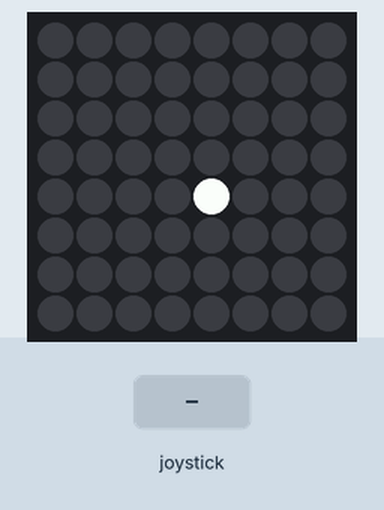
This program was run on a simulated Raspberry Pi (BCM pin numbers) with a Sense HAT. On the bench: the Sense HAT's 8×8 RGB LED matrix. The test bench sets the inputs (shaded band).

Above: at 1.2 s.
1.3 s: joystick pushed up
At 1.9 s:
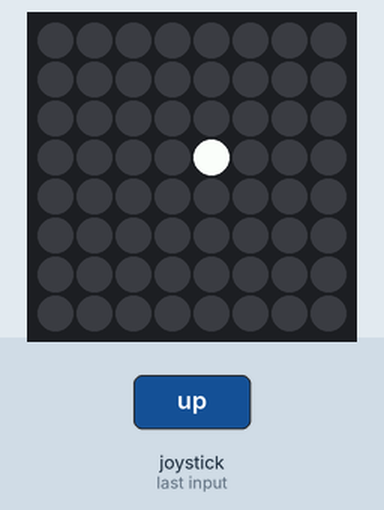
2.8 s: joystick pushed left
At 4.0 s:
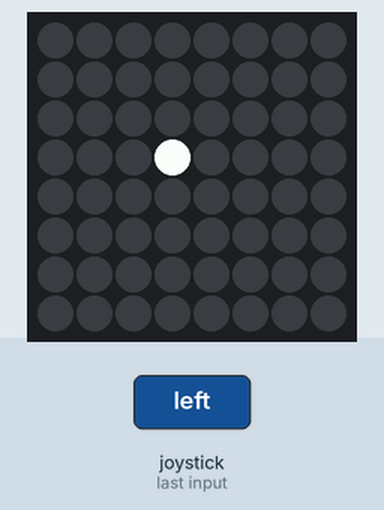
4.3 s: joystick pushed down
At 5.4 s:
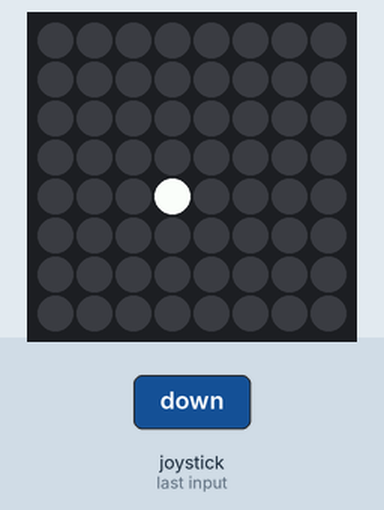
5.8 s: joystick pushed down
At 6.5 s:
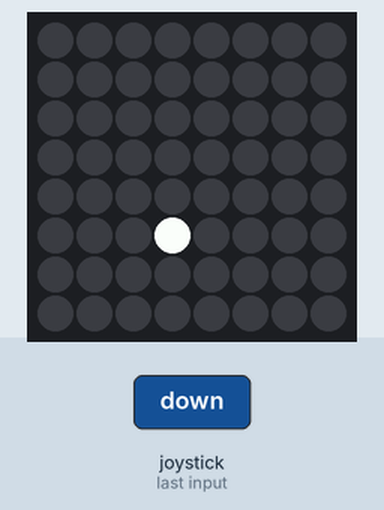
7.3 s: joystick pushed right
At 7.7 s:
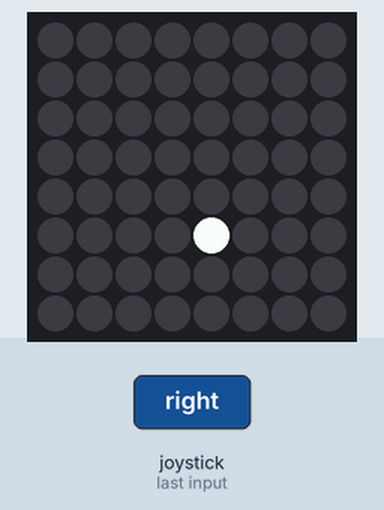
8.8 s: joystick pushed right
At 10.0 s:
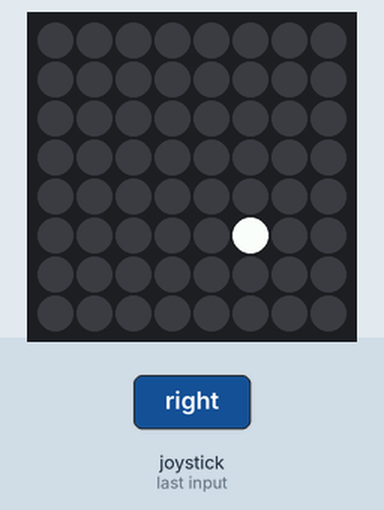
Timing chart, 0 to 11.3 s (numbered marks = the images above; inputs shaded):
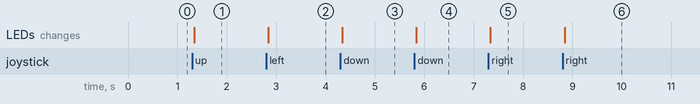

The program:

joystick_loop.py
```python
# This file is an example of using a while loop and functions
# to take input from the Sense HAT joystick

from sense_hat import SenseHat

x = y = 4
hat = SenseHat()

def update_screen():
    hat.clear()
    hat.set_pixel(x, y, 255, 255, 255)

def clamp(value, min_value=0, max_value=7):
    return min(max_value, max(min_value, value))

def move_dot(event):
    global x, y
    if event.action in ('pressed', 'held'):
        x = clamp(x + {
            'left': -1,
            'right': 1,
            }.get(event.direction, 0))
        y = clamp(y + {
            'up': -1,
            'down': 1,
            }.get(event.direction, 0))

update_screen()
while True:
    for event in hat.stick.get_events():
        move_dot(event)
        update_screen()
```

Measured:
- after the input at 1.3 s, the LEDs: change at once (image 1)
- after the input at 2.8 s, the LEDs: change at once (image 2)
- after the input at 4.3 s, the LEDs: change at once (image 3)
- after the input at 5.8 s, the LEDs: change at once (image 4)
- after the input at 7.3 s, the LEDs: change at once (image 5)
- after the input at 8.8 s, the LEDs: change at once (image 6)
